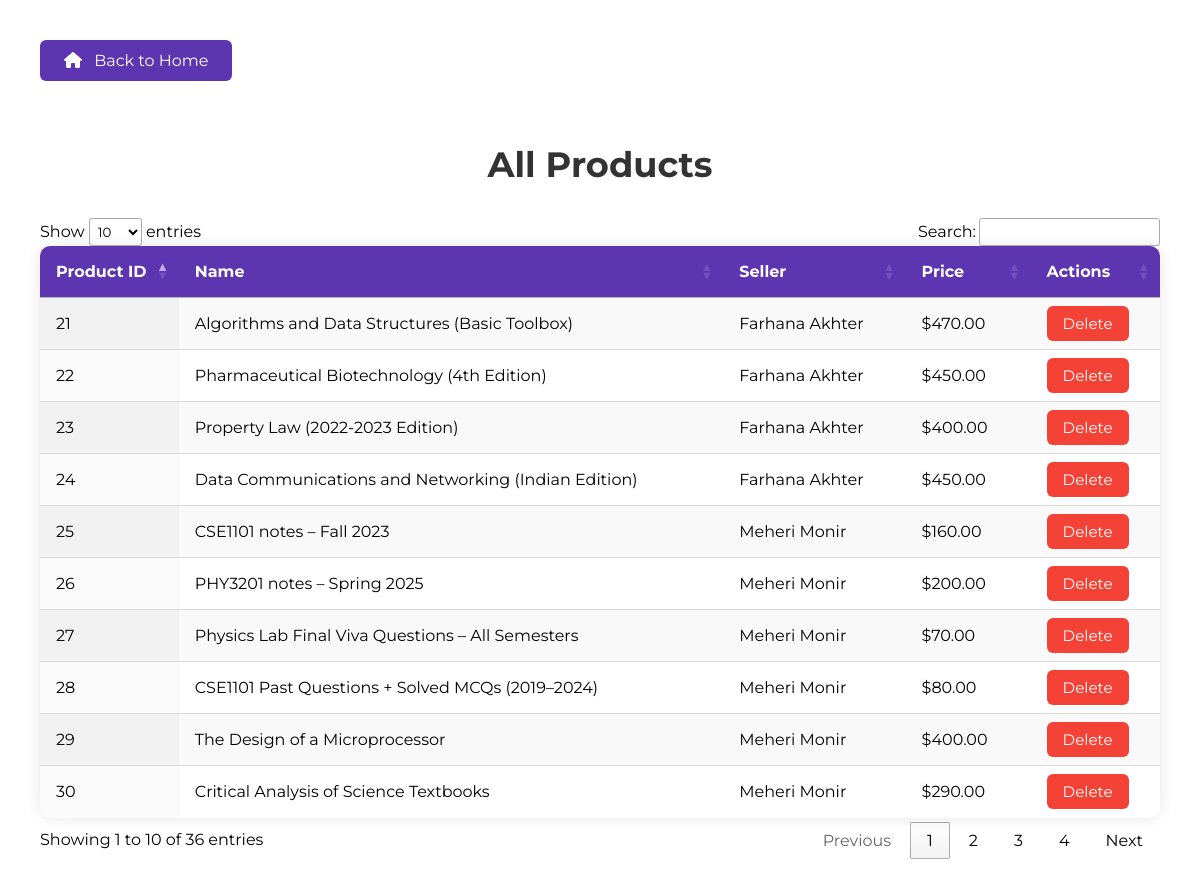
/project_blog/admin/view_products.php (signed in), run on the app's committed database.
### tables this page shows
CREATE TABLE `products` (
  `id` int(100) NOT NULL,
  `seller_id` varchar(100) NOT NULL,
  `name` varchar(100) NOT NULL,
  `price` int(100) NOT NULL,
  `image` varchar(100) NOT NULL
);

CREATE TABLE `seller` (
  `id` int(100) NOT NULL,
  `seller_id` varchar(100) NOT NULL,
  `name` varchar(1000) NOT NULL,
  `email` varchar(1000) NOT NULL,
  `password` varchar(1000) NOT NULL
);

### project_blog/admin/view_products.php (the view, shortened to what this page needs)
<?php
include '../components/connect.php';
?>
<!DOCTYPE html>
<html lang="en">
<head>
   <link rel="stylesheet" href="https://cdnjs.cloudflare.com/ajax/libs/font-awesome/6.1.1/css/all.min.css">
   <link rel="stylesheet" href="https://cdn.datatables.net/1.11.5/css/jquery.dataTables.min.css">
</head>
<body>
<section class="accounts">
   <a href="dashboard.php" class="home-btn">
      <i class="fas fa-home"></i> Back to Home
   </a>
   <h1 class="heading">All Products</h1>
   <div class="box-container">
      <table id="products-table" class="display">
         <thead>
            <tr>
               <th>Product ID</th>
               <th>Name</th>
               <th>Seller</th>
               <th>Price</th>
               <th>Actions</th>
            </tr>
         </thead>
         <tbody>
            <?php
               $select_products = $conn->prepare("SELECT p.*, s.name as seller_name
                                                 FROM `products` p
                                                 LEFT JOIN `seller` s ON p.seller_id = s.seller_id");
               $select_products->execute();
               while($fetch_product = $select_products->fetch(PDO::FETCH_ASSOC)){
            ?>
            <tr>
               <td><?= $fetch_product['id']; ?></td>
               <td><?= htmlspecialchars($fetch_product['name']); ?></td>
               <td><?= htmlspecialchars($fetch_product['seller_name'] ?? 'Unknown'); ?></td>
               <td>$<?= number_format($fetch_product['price'], 2); ?></td>
               <td>
                  <a href="view_products.php?delete=<?= $fetch_product['id']; ?>"
                     class="delete-btn" onclick="return confirm('Delete this product?');">
                     Delete
                  </a>
               </td>
            </tr>
            <?php } ?>
         </tbody>
      </table>
   </div>
</section>
</body>
</html>

### project_blog/admin/view_products.php (style rules this page uses)
* { font-family: 'Montserrat', sans-serif; }
.accounts { padding: 2rem; max-width: 1200px; margin: 0 auto; }
.accounts .heading { font-size: 2.2rem; margin-bottom: 2rem; color: #333; text-align: center; }
#products-table { width: 100%; border-collapse: collapse; background: #fff; box-shadow: 0 0 15px rgba(0, 0, 0, 0.1); border-radius: 10px; overflow: hidden; }
#products-table thead { background-color: #5e35b1; color: white; }
#products-table th, #products-table td { padding: 1rem; text-align: left; font-size: 1rem; vertical-align: top; }
#products-table tbody tr { border-bottom: 1px solid #eee; }
.delete-btn { background-color: #f44336; color: white; padding: 0.5rem 1rem; border: none; border-radius: 6px; text-decoration: none; font-size: 0.95rem; transition: background-color 0.3s ease; }
.home-btn { display: inline-block; margin-bottom: 2rem; background-color: #5e35b1; color: white; padding: 0.7rem 1.5rem; border-radius: 6px; text-decoration: none; font-size: 1rem; transition: all 0.3s ease; }
.home-btn i { margin-right: 8px; }

### data on the page
products: id "21", name "Algorithms and Data Structures (Basic Toolbox)", seller.name "Farhana Akhter", price "470.00"
products: id "22", name "Pharmaceutical Biotechnology (4th Edition)", seller.name "Farhana Akhter", price "450.00"
products: id "23", name "Property Law (2022-2023 Edition)", seller.name "Farhana Akhter", price "400.00"
products: id "24", name "Data Communications and Networking (Indian Edition)", seller.name "Farhana Akhter", price "450.00"
products: id "25", name "CSE1101 notes – Fall 2023", seller.name "Meheri Monir", price "160.00"
products: id "26", name "PHY3201 notes – Spring 2025", seller.name "Meheri Monir", price "200.00"
products: id "27", name "Physics Lab Final Viva Questions – All Semesters", seller.name "Meheri Monir", price "70.00"
products: id "28", name "CSE1101 Past Questions + Solved MCQs (2019–2024)", seller.name "Meheri Monir", price "80.00"
products: id "29", name "The Design of a Microprocessor", seller.name "Meheri Monir", price "400.00"
products: id "30", name "Critical Analysis of Science Textbooks", seller.name "Meheri Monir", price "290.00"
